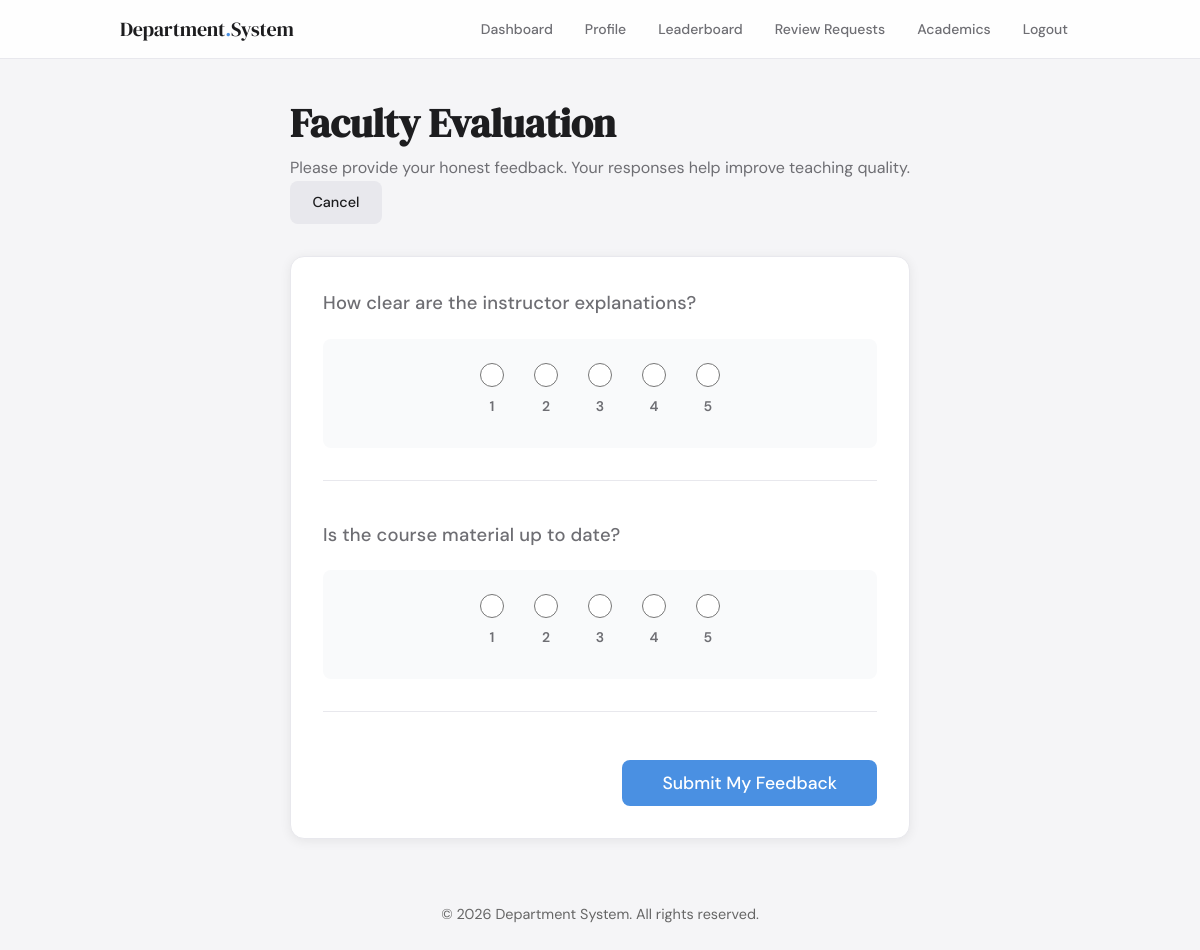
The app's page /public/academics/faculty_feedback.php?form_id=1 (signed in) with its own data.
### tables this page shows
CREATE TABLE IF NOT EXISTS faculty_feedback_questions (
    id INT AUTO_INCREMENT PRIMARY KEY,
    form_id INT NOT NULL,
    question_text TEXT NOT NULL,
    question_type ENUM('rating', 'mcq', 'text') DEFAULT 'rating',
    options TEXT NULL,
    FOREIGN KEY (form_id) REFERENCES faculty_feedback_forms(id) ON DELETE CASCADE
);

### public/academics/faculty_feedback.php (the view, shortened to what this page needs)
<?php
require_once __DIR__ . '/../../app/config/db.php';
$form_id = (int) ($_GET['form_id'] ?? 0);
$questions = $conn->query("SELECT * FROM faculty_feedback_questions WHERE form_id = $form_id");
require_once __DIR__ . '/../../app/includes/header.php';
?>
<div class="wrapper" style="padding: 2rem;">
    <div class="dashboard-header" style="margin-bottom: 2rem;">
        <div class="dashboard-title">
            <h1 style="font-family: 'DM Serif Display', serif; font-size: 2.5rem; color: var(--text);">Faculty Evaluation</h1>
            <p style="color: var(--text-2);">Please provide your honest feedback. Your responses help improve teaching quality.</p>
        </div>
        <div class="dashboard-actions">
            <a href="student_dashboard.php" class="btn btn-secondary">Cancel</a>
        </div>
    </div>
    <div class="card" style="max-width: 800px; margin: 0 auto;">
        <form action="../../app/actions/academics/submit_faculty_feedback.php" method="POST">
            <?php while ($q = $questions->fetch_assoc()): ?>
                <div class="form-group" style="margin-bottom: 2.5rem; padding-bottom: 2rem; border-bottom: 1px solid var(--border);">
                    <label style="font-size: 1.15rem; margin-bottom: 1.25rem; display: block; font-weight: 500;">
                        <?php echo htmlspecialchars($q['question_text']); ?>
                    </label>
                    <?php if ($q['question_type'] === 'rating'): ?>
                        <div style="display: flex; gap: 30px; align-items: center; justify-content: center; background: #f9fafb; padding: 1.5rem; border-radius: 8px;">
                            <?php for ($i = 1; $i <= 5; $i++): ?>
                                <label style="display: flex; flex-direction: column; align-items: center; cursor: pointer; transition: transform 0.2s;" onmouseover="this.style.transform='scale(1.1)'" onmouseout="this.style.transform='scale(1)'">
                                    <input type="radio" name="responses[<?php echo $q['id']; ?>][rating]" value="<?php echo $i; ?>" required style="width: 24px; height: 24px; cursor: pointer;">
                                    <span style="font-size: 14px; margin-top: 8px; font-weight: 600; color: var(--text-2);"><?php echo $i; ?></span>
                                </label>
                            <?php endfor; ?>
                        </div>
                    <?php endif; ?>
                </div>
            <?php endwhile; ?>
            <div style="text-align: right; margin-top: 3rem;">
                <button type="submit" class="btn btn-primary btn-lg" style="padding: 12px 40px; font-size: 1.1rem;">Submit My Feedback</button>
            </div>
        </form>
    </div>
</div>
<?php require_once __DIR__ . '/../../app/includes/footer.php'; ?>

### public/assets/css/style.css (style rules this page uses)
:root { --bg: #f5f5f7; --surface: #ffffff; --surface-2: #f9f9fb; --border: #e8e8ed; --accent: #4a90e2; --accent-hover: #2f78d3; --accent-light: #eef5fd; --text: #1d1d1f; --text-2: #6e6e73; --text-3: #aeaeb2; --success: #34c759; --warning: #ff9f0a; --error: #ff3b30; --pending-bg: #fff8ec; --pending-text: #b06000; --accepted-bg: #eef5fd; --accepted-text: #1a5fa8; --completed-bg: #edfbf3; --completed-text: #1a7a40; --radius: 14px; --radius-sm: 8px; --shadow: 0 2px 12px rgba(0,0,0,0.07); --shadow-lg: 0 8px 32px rgba(0,0,0,0.10); }
*, *::before, *::after { box-sizing: border-box; margin: 0; padding: 0; }
html { font-size: 16px; }
body { font-family: 'DM Sans', sans-serif; background: var(--bg); color: var(--text); min-height: 100vh; line-height: 1.6; }
.wrapper, .page-wrap { max-width: 960px; margin: 0 auto; padding: 2.5rem 2rem; }
.card { background: var(--surface); border-radius: var(--radius); box-shadow: var(--shadow); border: 1px solid var(--border); padding: 2rem; margin-bottom: 1rem; }
.form-group { margin-bottom: 1.25rem; }
label { display: block; font-size: 0.875rem; font-weight: 500; color: var(--text-2); margin-bottom: 0.4rem; letter-spacing: 0.01em; }
.btn { display: inline-flex; align-items: center; justify-content: center; gap: 0.4rem; padding: 0.65rem 1.4rem; border-radius: var(--radius-sm); font-family: 'DM Sans', sans-serif; font-size: 0.9rem; font-weight: 500; cursor: pointer; border: none; transition: all 0.15s; text-decoration: none; }
.btn-primary { background: var(--accent); color: #fff; }
.btn-secondary { background: var(--border); color: var(--text); }

### records on screen
faculty_feedback_questions: question_text "How clear are the instructor explanations?"
faculty_feedback_questions: question_text "Is the course material up to date?"
